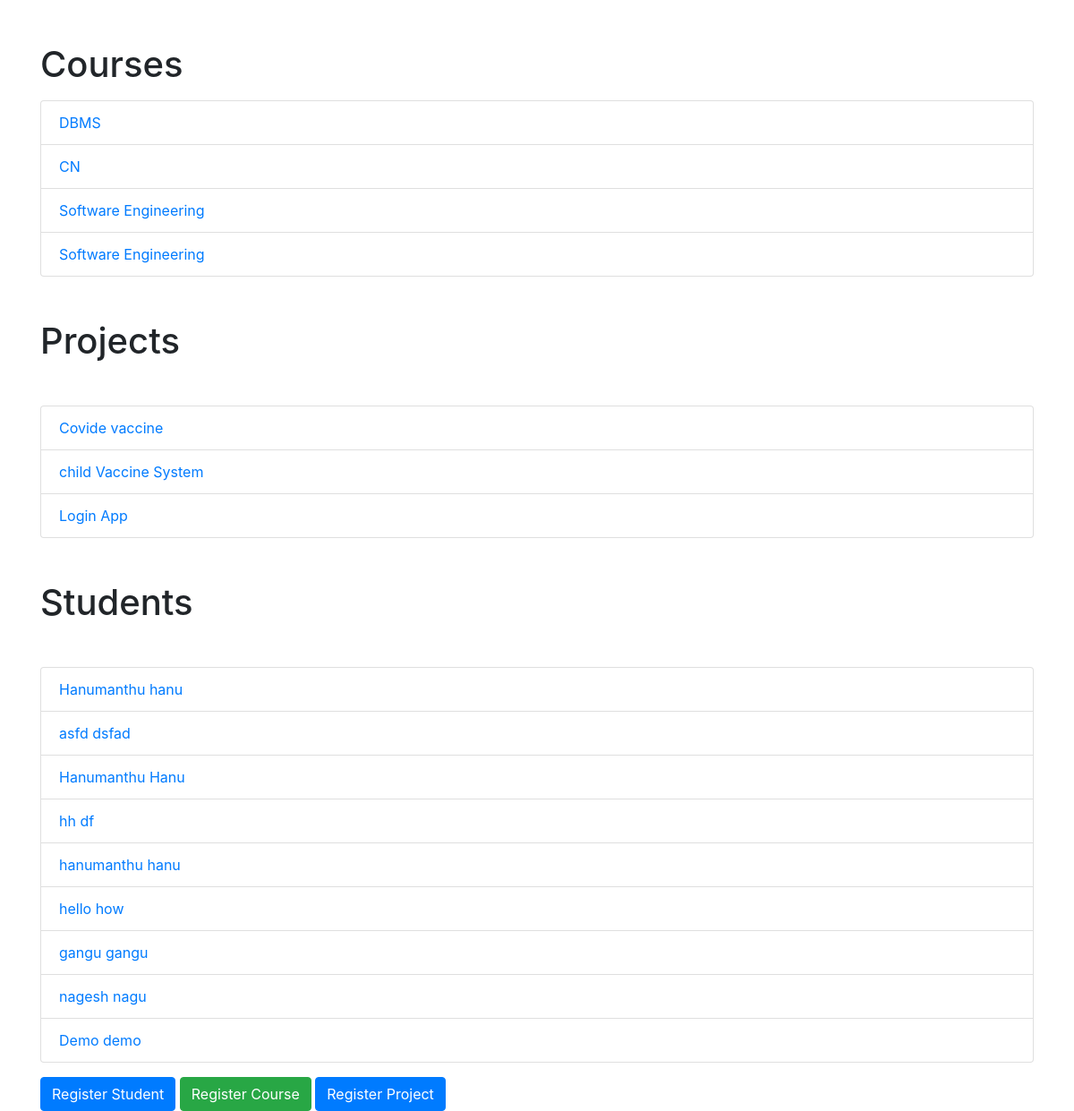
The app's page /index/ with its own data.
### student_course_registration_app/models.py (models this page shows, shortened)
class Course(models.Model):
    name = models.CharField(max_length=255)
    description = models.TextField(blank=True, null=True)

class Project(models.Model):
    topic = models.CharField(max_length=100, default='')  # Added default value for topic
    languages_used = models.CharField(max_length=100, default='')
    duration = models.IntegerField(default=0)

class Student(models.Model):
    first_name = models.CharField(max_length=255, default='')
    last_name = models.CharField(max_length=255, default='')
    email = models.EmailField(unique=True, default='')
    courses = models.ManyToManyField(Course, related_name='students', blank=True)
    project = models.ManyToManyField('Project', related_name='students', blank=True)

### student_course_registration_app/views.py (the view)
# urls.py: path('index/', views.index, name='index'),
def index(request):
    courses = Course.objects.all()
    projects = Project.objects.all()
    students = Student.objects.all()
    return render(request, 'registration/index.html', {
        'courses': courses,
        'projects': projects,
        'students': students,
    })

### student_course_registration_app/templates/registration/index.html
{% extends 'base.html' %}
{% block content %}
<div class="container">
  <h1 class="mt-5">Courses</h1>
  <ul class="list-group mt-3">
    {% for course in courses %}
    <li class="list-group-item">
      <a href="{% url 'student_list' course.id %}">{{ course.name }}</a>
    </li>
    {% endfor %}
  </ul>
  <h1 class="mt-5 my-5">Projects</h1>
  <ul class="list-group mt-3">
    {% for project in projects %}
    <li class="list-group-item">
      <a href="{% url 'project_student_list' project.id %}">{{ project.topic }}</a>
    </li>
    {% endfor %}
  </ul>
  <h1 class="mt-5 my-5">Students</h1>
  <ul class="list-group mt-3">
    {% for student in students %}
    <li class="list-group-item">
        <a href="{% url 'student_detail' student.pk %}">{{ student.first_name }} {{ student.last_name }}</a>
      </li>
    {% endfor %}
  </ul>
  <a class="btn btn-primary mt-3" href="{% url 'register_student' %}">Register Student</a>
  <a class="btn btn-success mt-3" href="{% url 'register_course' %}">Register Course</a>
  <a class="btn btn-primary mt-3" href="{% url 'register_project' %}">Register Project</a>
{% endblock %}

### student_course_registration_app/templates/base.html (shortened to what this page needs)
<!DOCTYPE html>
<html>
  <head>
    <link rel="stylesheet" href="https://stackpath.bootstrapcdn.com/bootstrap/4.5.2/css/bootstrap.min.css">
  </head>
  <body>
    {% block content %}
    {% endblock %}
  </body>
</html>

### records on screen
Course: name "DBMS"
Course: name "CN"
Course: name "Software Engineering"
Course: name "Software Engineering"
Project: topic "Covide vaccine"
Project: topic "child Vaccine System"
Project: topic "Login App"
Student: first_name "Hanumanthu", last_name "hanu"
Student: first_name "asfd", last_name "dsfad"
Student: first_name "Hanumanthu", last_name "Hanu"
Student: first_name "hh", last_name "df"
Student: first_name "hanumanthu", last_name "hanu"
Student: first_name "hello", last_name "how"
Student: first_name "gangu", last_name "gangu"
Student: first_name "nagesh", last_name "nagu"
Student: first_name "Demo", last_name "demo"
